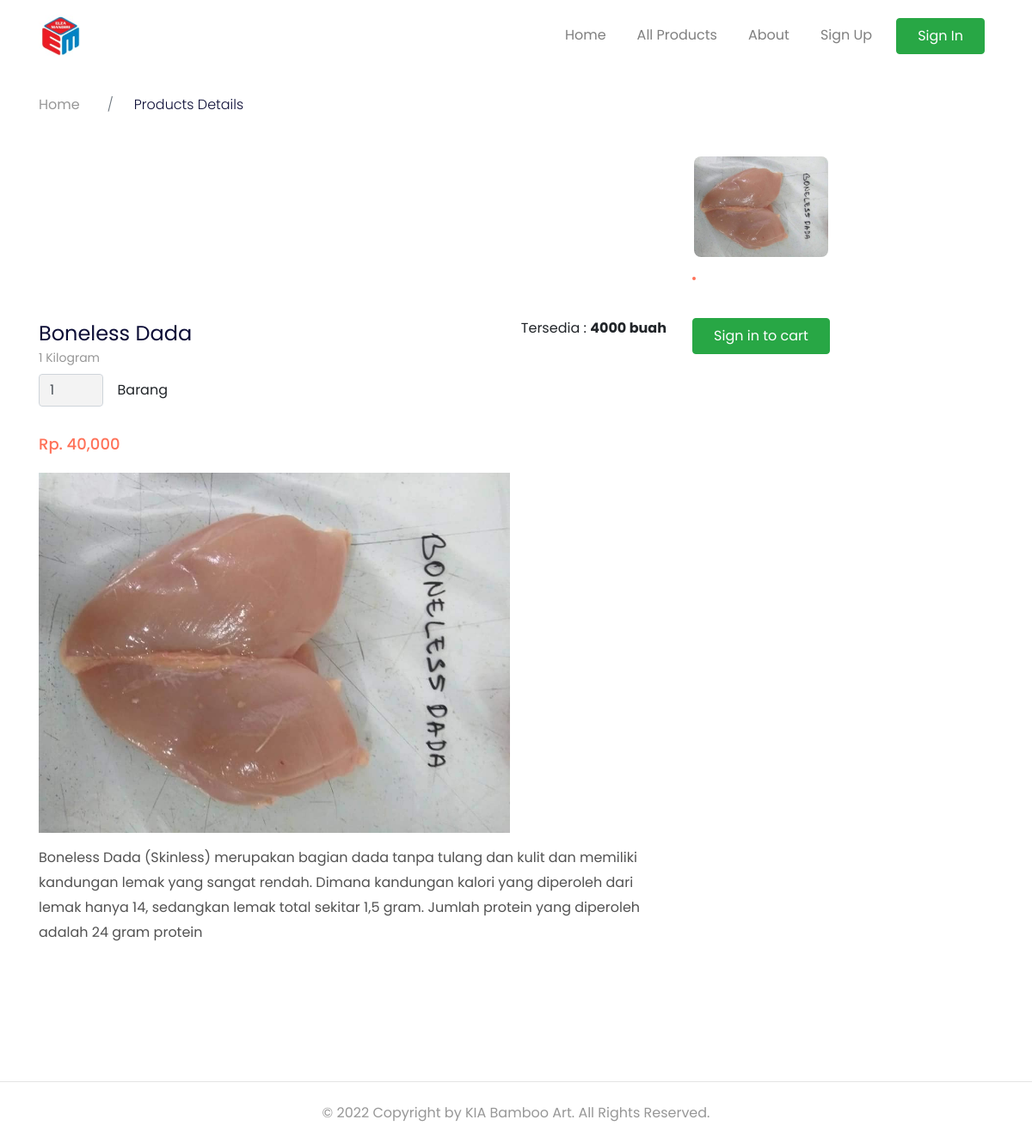
The app's page /details.php?id=2 with its own data.
### tables this page shows
CREATE TABLE `products` (
  `id_product` int(11) NOT NULL,
  `product_name` varchar(255) NOT NULL,
  `unit` int(11) NOT NULL,
  `price` varchar(255) NOT NULL,
  `descriptions` text NOT NULL,
  `category_id` int(11) NOT NULL,
  `stock` varchar(255) NOT NULL
);

CREATE TABLE `products_galleries` (
  `id_gallery` int(11) NOT NULL,
  `photos` varchar(255) NOT NULL,
  `product_id` int(11) NOT NULL
);

### config/config.php (called while the page is built, shortened)
<?php
$host = 'localhost';
$user = 'root';
$password = '';
$dbname = 'bamboo_art';
$conn = mysqli_connect($host, $user, $password, $dbname);
function query($query)
{
    global $conn;
    $result = mysqli_query($conn, $query);
    $rows = [];
    while ($row = mysqli_fetch_assoc($result)) {
        $rows[] = $row;
    }
    return $rows;
}
?>

### details.php (the view, shortened to what this page needs)
<?php
require_once 'config/config.php';
$idProduct = $_GET["id"];
$product = query("SELECT * FROM products WHERE id_product = $idProduct")[0];
$photos = query("SELECT * FROM products_galleries WHERE product_id = $idProduct")[0];
?>
<!DOCTYPE html>
<html lang="en">
<head>
  <link href="https://unpkg.com/aos@2.3.1/dist/aos.css" rel="stylesheet" />
  <link href="assets/style/main.css" rel="stylesheet" />
</head>
<body>
  <nav class="navbar navbar-expand-lg navbar-light navbar-store fixed-top navbar-fixed-top" data-aos="fade-down">
    <div class="container">
      <a href="index.php" class="navbar-brand" title="home">
        <img src="assets/images/logo.jpg" class="w-50" alt="logo" />
      </a>
      <div class="collapse navbar-collapse" id="navbarResponsive">
        <ul class="navbar-nav ml-auto">
          <li class="nav-item">
            <a href="index.php" class="nav-link">Home</a>
          </li>
          <li class="nav-item">
            <a href="products.php" class="nav-link">All Products</a>
          </li>
          <li class="nav-item">
            <a href="about.php" class="nav-link">About</a>
          </li>
          <?php
          if (!isset($_SESSION["login"]) && !isset($_SESSION["user"])) : ?>
            <li class="nav-item">
              <a href="register.php" class="nav-link">Sign Up</a>
            </li>
            <li class="nav-item">
              <a href="login.php" class="btn btn-success nav-link px-4 text-white">Sign In</a>
            </li>
          <?php endif; ?>
        </ul>
      </div>
    </div>
  </nav>
  <div class="page-content page-details">
    <section class="store-breadcrumb" data-aos="fade-down" data-aos-delay="100">
      <div class="container">
        <div class="row">
          <div class="col-12">
            <nav>
              <ol class="breadcrumb bg-transparent">
                <li class="breadcrumb-item">
                  <a href="index.php">Home</a>
                </li>
                <li class="breadcrumb-item active">Products Details</li>
              </ol>
            </nav>
          </div>
        </div>
      </div>
    </section>
    <section class="store-gallery" id="gallery">
      <div class="container">
        <div class="row">
          <div class="col-lg-8" data-aos="zoom-in">
            <transition name="slide-fade" mode="out-in">
              <img :src="photos[activePhoto].url" :key="photos[activePhoto].id" alt="" class="thumbnail-image w-100" />
            </transition>
          </div>
          <div class="col-lg-2">
            <div class="row">
              <div class="col-3 col-lg-12 mt-2 mt-lg-0" v-for="(photo, index) in photos" :key="photo.id" data-aos="zoom-in" data-aos-delay="100">
                <a href="#" @click="changeActive(index)">
                  <img :src="photo.url" class="w-100 thumbnail-image" :class="{ active: index == activePhoto }" alt="" />
                </a>
              </div>
            </div>
          </div>
        </div>
      </div>
    </section>
    <div class="store-details-container" data-aos="fade-up">
      <form action="" method="POST">
        <section class="store-heading">
          <div class="container">
            <div class="row">
              <div class="col-lg-8 d-flex justify-content-between">
                <div>
                  <h1><?= $product["product_name"]; ?></h1>
                  <div class="owner"><?= $product["unit"] / 1000; ?> Kilogram</div>
                  <div class="form-group d-flex align-items-center justify-content-between" style="width: 150px;">
                    <input type="number" required name="banyak" id="banyak" class="form-control w-50" value="1" min="0"> Barang
                  </div>
                  <div class="price">Rp. <?= number_format($product["price"]); ?></div>
                </div>
                <div>
                  <p>
                    Tersedia : <strong><?= $product["stock"]; ?> buah</strong>
                  </p>
                </div>
              </div>
              <?php if (!isset($_SESSION["login"]) && !isset($_SESSION["user"])) : ?>
                <div class="col-lg-2" data-aos="zoom-in">
                  <a href="login.php" class="btn btn-success px-4 text-white btn-block mb-3 py-2">
                    Sign in to cart
                  </a>
                </div>
              <?php endif; ?>
            </div>
          </div>
        </section>
      </form>
      <section class="store-description">
        <div class="container">
          <div class="row">
            <div class="col-12 col-lg-8">
            <img src="/bamboo_art/assets/images/<?php echo $photos['photos']; ?>" width="75%" height="75%">
              <p>
                <?= $product["descriptions"]; ?>
              </p>
            </div>
          </div>
        </div>
      </section>
    </div>
  </div>
  <footer>
    <div class="container">
      <div class="row">
        <div class="col-12">
          <p class="pt-4 pb-2">
            &copy; 2022 Copyright by KIA Bamboo Art. All Rights Reserved.
          </p>
        </div>
      </div>
    </div>
  </footer>
</body>
</html>

### records on screen
products: product_name "Boneless Dada", $product['unit']/1000 "1", price "40,000", stock "4000", descriptions "Boneless Dada (Skinless) merupakan bagian dada tanpa tulang dan kulit dan memiliki kandungan lemak yang sangat rendah. Dimana kandungan kalori yang diperoleh dari lemak hanya 14, sedangkan lemak total sekitar 1,5 gram. Jumlah protein yang diperoleh adalah 24 gram protein"
products_galleries: photos (picture)
